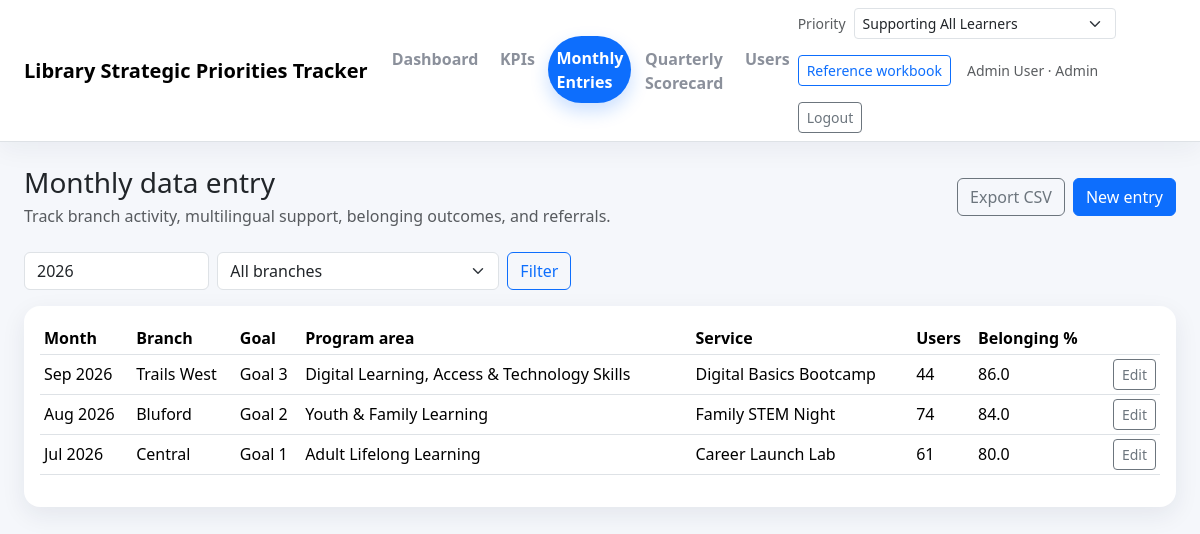
The app's page /entries (signed in) with its own data.
### app/models.py (models this page shows, shortened)
class TimestampMixin:
    created_at: Mapped[datetime] = mapped_column(default=datetime.utcnow, nullable=False)
    updated_at: Mapped[datetime] = mapped_column(default=datetime.utcnow, onupdate=datetime.utcnow, nullable=False)

class User(UserMixin, TimestampMixin, db.Model):
    __tablename__ = 'users'
    id: Mapped[int] = mapped_column(primary_key=True)
    full_name: Mapped[str] = mapped_column(db.String(120), nullable=False)
    email: Mapped[str] = mapped_column(db.String(255), unique=True, nullable=False, index=True)
    role: Mapped[str] = mapped_column(db.String(20), default='viewer', nullable=False)
    password_hash: Mapped[str] = mapped_column(db.String(255), nullable=False)
    is_active_user: Mapped[bool] = mapped_column(default=True, nullable=False)
    monthly_entries: Mapped[list['MonthlyEntry']] = relationship(back_populates='entered_by')
    kpi_updates: Mapped[list['KPIQuarterlyActual']] = relationship(back_populates='updated_by')
    @property
    def is_active(self) -> bool:
        return self.is_active_user
    def can_edit(self) -> bool:
        return self.role in {'admin', 'editor'}

class MonthlyEntry(TimestampMixin, db.Model):
    __tablename__ = 'monthly_entries'
    id: Mapped[int] = mapped_column(primary_key=True)
    priority_id: Mapped[int] = mapped_column(ForeignKey('strategic_priorities.id'), nullable=False, index=True)
    entry_month: Mapped[date] = mapped_column(nullable=False, index=True)
    branch_id: Mapped[int] = mapped_column(ForeignKey('branches.id'), nullable=False, index=True)
    goal_id: Mapped[int | None] = mapped_column(ForeignKey('strategic_goals.id'))
    program_area_id: Mapped[int | None] = mapped_column(ForeignKey('program_areas.id'))
    service_name: Mapped[str] = mapped_column(db.String(200), nullable=False)
    audience_group: Mapped[str | None] = mapped_column(db.String(120))
    partner_name: Mapped[str | None] = mapped_column(db.String(200))
    multilingual_support: Mapped[bool] = mapped_column(default=False, nullable=False)
    inclusive_design: Mapped[bool] = mapped_column(default=False, nullable=False)
    referral_support: Mapped[bool] = mapped_column(default=False, nullable=False)
    sessions_offered: Mapped[int] = mapped_column(default=0, nullable=False)
    attendance_or_uses: Mapped[int] = mapped_column(default=0, nullable=False)
    unique_users: Mapped[int] = mapped_column(default=0, nullable=False)
    completions: Mapped[int] = mapped_column(default=0, nullable=False)
    avg_satisfaction: Mapped[float | None] = mapped_column(db.Float)
    belonging_gain_pct: Mapped[float | None] = mapped_column(db.Float)
    ease_of_use_pct: Mapped[float | None] = mapped_column(db.Float)
    referrals_made: Mapped[int] = mapped_column(default=0, nullable=False)
    materials_or_resource_uses: Mapped[int] = mapped_column(default=0, nullable=False)
    notes: Mapped[str | None] = mapped_column(db.Text)
    entered_by_id: Mapped[int | None] = mapped_column(ForeignKey('users.id'))
    priority: Mapped[StrategicPriority] = relationship(back_populates='monthly_entries')
    branch: Mapped[Branch] = relationship(back_populates='monthly_entries')
    goal: Mapped[StrategicGoal | None] = relationship(back_populates='monthly_entries')
    program_area: Mapped[ProgramArea | None] = relationship(back_populates='monthly_entries')
    entered_by: Mapped[User | None] = relationship(back_populates='monthly_entries')

class Branch(TimestampMixin, db.Model):
    __tablename__ = 'branches'
    id: Mapped[int] = mapped_column(primary_key=True)
    name: Mapped[str] = mapped_column(db.String(120), unique=True, nullable=False)
    region: Mapped[str | None] = mapped_column(db.String(120))
    active: Mapped[bool] = mapped_column(default=True, nullable=False)
    monthly_entries: Mapped[list['MonthlyEntry']] = relationship(back_populates='branch')

class StrategicGoal(TimestampMixin, db.Model):
    __tablename__ = 'strategic_goals'
    id: Mapped[int] = mapped_column(primary_key=True)
    priority_id: Mapped[int] = mapped_column(ForeignKey('strategic_priorities.id'), nullable=False, index=True)
    code: Mapped[str] = mapped_column(db.String(20), nullable=False)
    title: Mapped[str] = mapped_column(db.String(200), nullable=False)
    description: Mapped[str | None] = mapped_column(db.Text)
    priority: Mapped[StrategicPriority] = relationship(back_populates='goals')
    kpis: Mapped[list['KPIDefinition']] = relationship(back_populates='goal')
    monthly_entries: Mapped[list['MonthlyEntry']] = relationship(back_populates='goal')

class ProgramArea(TimestampMixin, db.Model):
    __tablename__ = 'program_areas'
    __table_args__ = (UniqueConstraint('priority_id', 'name', name='uq_program_area_priority_name'),)
    id: Mapped[int] = mapped_column(primary_key=True)
    priority_id: Mapped[int] = mapped_column(ForeignKey('strategic_priorities.id'), nullable=False, index=True)
    name: Mapped[str] = mapped_column(db.String(150), nullable=False)
    description: Mapped[str | None] = mapped_column(db.Text)
    priority: Mapped[StrategicPriority] = relationship(back_populates='program_areas')
    monthly_entries: Mapped[list['MonthlyEntry']] = relationship(back_populates='program_area')

### app/main/routes.py (the view)
@main_bp.route('/entries')
@login_required
def entries():
    priority = get_priority()
    year = int(request.args.get('year', current_fiscal_year()))
    branch_id = request.args.get('branch_id', type=int)
    query = MonthlyEntry.query.filter_by(priority_id=priority.id).order_by(MonthlyEntry.entry_month.desc(), MonthlyEntry.id.desc())
    if year:
        query = query.filter(db.extract('year', MonthlyEntry.entry_month) == year)
    if branch_id:
        query = query.filter(MonthlyEntry.branch_id == branch_id)
    items = query.limit(150).all()
    branches = Branch.query.filter_by(active=True).order_by(Branch.name).all()
    return render_template('main/entry_list.html', items=items, branches=branches, year=year, branch_id=branch_id, priority=priority)

### app/main/routes.py (called while the page is built)
def get_priority(priority_id: int | None = None) -> StrategicPriority:
    query = StrategicPriority.query.order_by(StrategicPriority.id)
    if priority_id:
        priority = db.session.get(StrategicPriority, priority_id)
        if not priority:
            abort(404)
        return priority
    requested = request.args.get('priority_id', type=int)
    if requested:
        priority = db.session.get(StrategicPriority, requested)
        if priority:
            return priority
    priority = query.first()
    if not priority:
        abort(404)
    return priority

@main_bp.app_context_processor
def inject_globals():
    selected = None
    try:
        selected = get_priority()
    except Exception:
        selected = None
    return {
        'current_fiscal_year': current_fiscal_year(),
        'all_priorities': StrategicPriority.query.order_by(StrategicPriority.id).all(),
        'selected_priority': selected,
    }

### app/models.py (called while the page is built)
@login_manager.user_loader
def load_user(user_id: str) -> User | None:
    return db.session.get(User, int(user_id))

### app/services.py (called while the page is built)
def current_fiscal_year(today: date | None = None) -> int:
    today = today or date.today()
    return today.year + 1 if today.month >= 7 else today.year

### app/templates/main/entry_list.html (shortened to what this page needs)
{% extends 'base.html' %}
{% block content %}
<div class="d-flex justify-content-between align-items-center flex-wrap gap-3 mb-4">
  <div>
    <h1 class="h3 mb-1">Monthly data entry</h1>
    <p class="text-muted mb-0">Track branch activity, multilingual support, belonging outcomes, and referrals.</p>
  </div>
  <div class="d-flex gap-2">
    <a href="{{ url_for('main.export_entries', year=year) }}" class="btn btn-outline-secondary">Export CSV</a>
    {% if current_user.can_edit() %}<a href="{{ url_for('main.entry_new') }}" class="btn btn-primary">New entry</a>{% endif %}
  </div>
</div>
<form class="row g-2 mb-3">
  <div class="col-md-2"><input type="number" name="year" value="{{ year }}" class="form-control"></div>
  <div class="col-md-3"><select name="branch_id" class="form-select"><option value="">All branches</option></select></div>
  <div class="col-md-2"><button class="btn btn-outline-primary">Filter</button></div>
</form>
<div class="card metric-card">
  <div class="card-body">
    <div class="table-responsive">
      <table class="table table-hover table-sm align-middle">
        <thead>
          <tr>
            <th>Month</th><th>Branch</th><th>Goal</th><th>Program area</th><th>Service</th><th>Users</th><th>Belonging %</th><th></th>
          </tr>
        </thead>
        <tbody>
          {% for item in items %}
          <tr>
            <td>{{ item.entry_month.strftime('%b %Y') }}</td>
            <td>{{ item.branch.name }}</td>
            <td>{{ item.goal.code if item.goal else '—' }}</td>
            <td>{{ item.program_area.name if item.program_area else '—' }}</td>
            <td>{{ item.service_name }}</td>
            <td>{{ item.unique_users }}</td>
            <td>{{ item.belonging_gain_pct if item.belonging_gain_pct is not none else '—' }}</td>
            <td class="text-end">{% if current_user.can_edit() %}<a class="btn btn-sm btn-outline-secondary" href="{{ url_for('main.entry_edit', entry_id=item.id) }}">Edit</a>{% endif %}</td>
          </tr>
          {% else %}
          <tr><td colspan="8" class="text-muted">No entries found.</td></tr>
          {% endfor %}
        </tbody>
      </table>
    </div>
  </div>
</div>
{% endblock %}

### app/templates/base.html (shortened to what this page needs)
<!doctype html>
<html lang="en">
<head>
  <link href="https://cdn.jsdelivr.net/npm/bootstrap@5.3.3/dist/css/bootstrap.min.css" rel="stylesheet">
  <link rel="stylesheet" href="{{ url_for('static', filename='css/styles.css') }}">
</head>
<body data-endpoint="{{ request.endpoint or '' }}">
<nav class="navbar navbar-expand-lg bg-white border-bottom mb-4 app-navbar">
  <div class="container-fluid px-4">
    <a class="navbar-brand" href="{{ url_for('main.dashboard', priority_id=selected_priority.id if selected_priority else None) }}">{{ config.APP_NAME }}</a>
    {% if current_user.is_authenticated %}
    <div class="collapse navbar-collapse" id="navMain">
      <ul class="navbar-nav me-auto mb-2 mb-lg-0 app-nav-tabs" id="primaryNav">
        <li class="nav-item"><a class="nav-link" data-nav-key="dashboard" href="{{ url_for('main.dashboard', priority_id=selected_priority.id if selected_priority else None) }}">Dashboard</a></li>
        <li class="nav-item"><a class="nav-link" data-nav-key="kpis" href="{{ url_for('main.kpis', priority_id=selected_priority.id if selected_priority else None) }}">KPIs</a></li>
        <li class="nav-item"><a class="nav-link" data-nav-key="entries" href="{{ url_for('main.entries', priority_id=selected_priority.id if selected_priority else None) }}">Monthly Entries</a></li>
        <li class="nav-item"><a class="nav-link" data-nav-key="scorecard" href="{{ url_for('main.scorecard', priority_id=selected_priority.id if selected_priority else None) }}">Quarterly Scorecard</a></li>
        {% if current_user.role == 'admin' %}
        <li class="nav-item"><a class="nav-link" data-nav-key="manage_users" href="{{ url_for('main.manage_users', priority_id=selected_priority.id if selected_priority else None) }}">Users</a></li>
        {% endif %}
      </ul>
      <div class="d-flex gap-3 align-items-center flex-wrap">
        {% if all_priorities %}
        <form method="get" action="{{ url_for('main.switch_priority') }}" class="d-flex align-items-center gap-2">
          <label class="small text-muted">Priority</label>
          <select name="priority_id" class="form-select form-select-sm" onchange="this.form.submit()">
            {% for p in all_priorities %}
            <option value="{{ p.id }}" {% if selected_priority and p.id == selected_priority.id %}selected{% endif %}>{{ p.name }}</option>
            {% endfor %}
          </select>
        </form>
        {% endif %}
        {% if selected_priority and selected_priority.workbook_filename %}
        <a class="btn btn-outline-primary btn-sm" href="{{ url_for('main.download_reference_workbook', priority_id=selected_priority.id) }}">Reference workbook</a>
        {% endif %}
        <span class="text-muted small">{{ current_user.full_name }} · {{ current_user.role|title }}</span>
        <a class="btn btn-outline-secondary btn-sm" href="{{ url_for('auth.logout') }}">Logout</a>
      </div>
    </div>
    {% endif %}
  </div>
</nav>
<div class="container-fluid px-4 pb-4">
  {% block content %}{% endblock %}
</div>
</body>
</html>

### app/static/css/styles.css (style rules this page uses)
body { background: #f5f7fb; }
.navbar-brand { font-weight: 700; }
.app-navbar { box-shadow: 0 8px 24px rgba(25, 35, 58, 0.05); }
.app-nav-tabs { gap: 0.35rem; }
.app-nav-tabs .nav-link { position: relative; border-radius: 999px; padding: 0.6rem 1rem; font-weight: 600; transition: all 0.2s ease; }
.app-nav-tabs .nav-link.is-active { background: #0d6efd; color: #fff !important; box-shadow: 0 8px 18px rgba(13, 110, 253, 0.22); transform: translateY(-1px); }
.app-nav-tabs .nav-link.is-inactive { color: #6b7280 !important; background: transparent; opacity: 0.78; }
.metric-card { border: 0; border-radius: 1rem; box-shadow: 0 8px 24px rgba(25, 35, 58, 0.08); }
.table thead th { white-space: nowrap; }

### records on screen
User: full_name "Admin User", role "Admin"
MonthlyEntry: entry_month "Sep 2026", branch.name "Trails West", goal "Goal 3", program_area "Digital Learning, Access & Technology Skills", service_name "Digital Basics Bootcamp", unique_users "44", belonging_gain_pct "86.0"
MonthlyEntry: entry_month "Aug 2026", branch.name "Bluford", goal "Goal 2", program_area "Youth & Family Learning", service_name "Family STEM Night", unique_users "74", belonging_gain_pct "84.0"
MonthlyEntry: entry_month "Jul 2026", branch.name "Central", goal "Goal 1", program_area "Adult Lifelong Learning", service_name "Career Launch Lab", unique_users "61", belonging_gain_pct "80.0"

### other values on screen
{{ config.APP_NAME }} "Library Strategic Priorities Tracker"
form field priority_id "Supporting All Learners"
